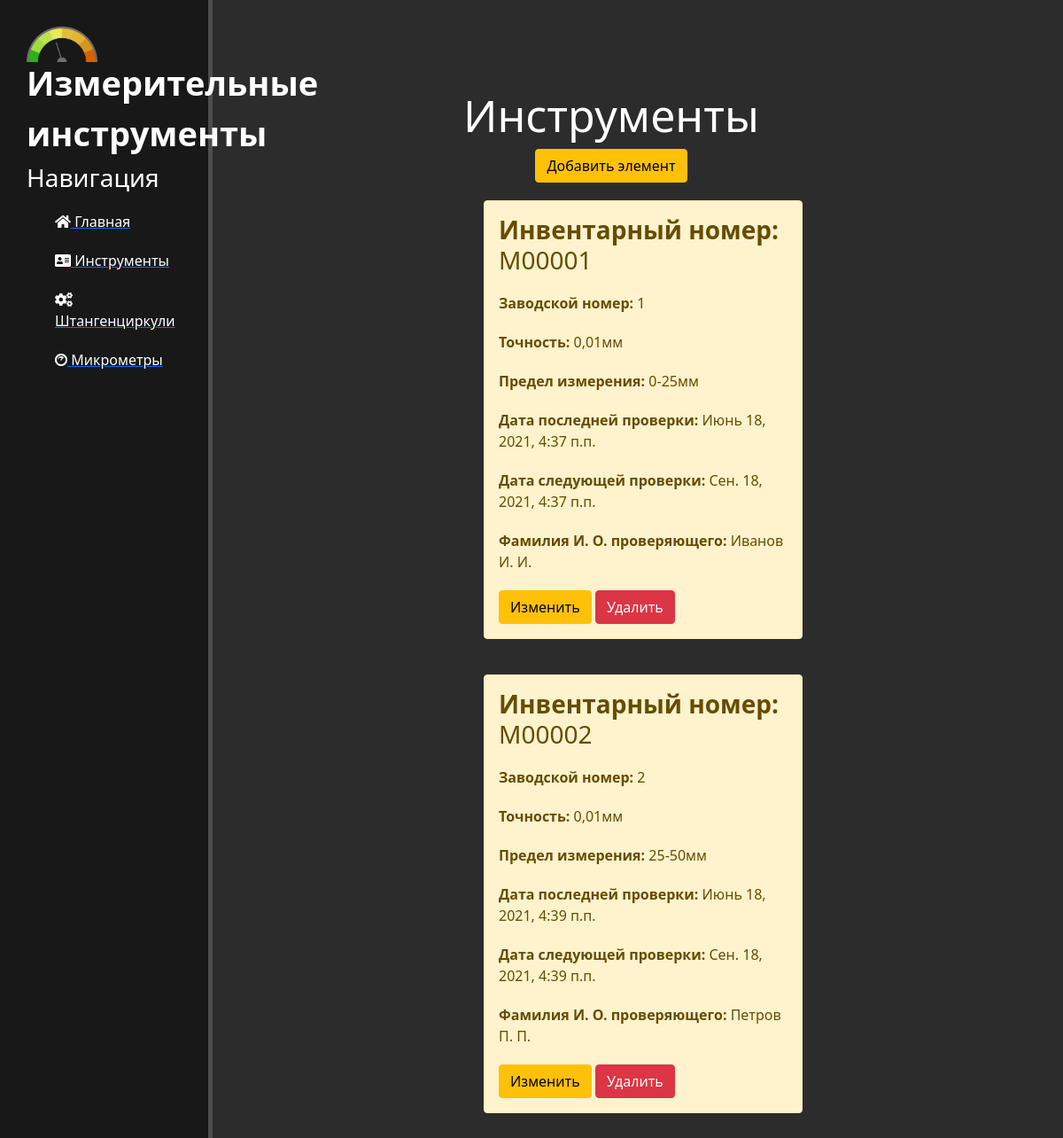
The page /instruments/micrometers on the database as committed earlier.
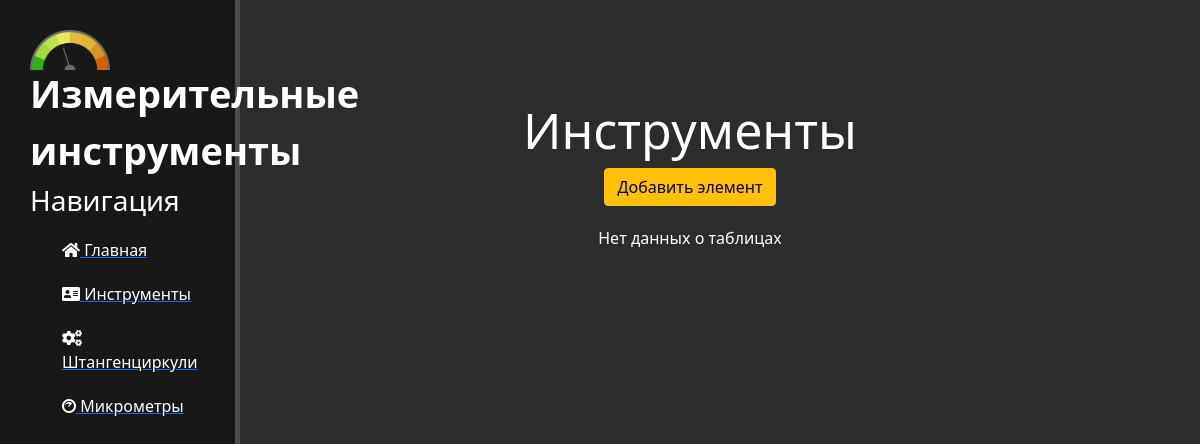
The same page on the database as committed later.
### instruments/models.py (models this page shows, shortened)
class Micrometers(models.Model):
    inv_number = models.CharField('Инвентарный номер', max_length=6)
    fac_number = models.IntegerField('Заводской номер')
    accuracy = models.CharField('Точность', max_length=50, default='')
    meas_limit = models.CharField('Предел измерения', max_length=100, default='')
    last_date_check = models.DateTimeField('Дата последней проверки')
    next_date_check = models.DateTimeField('Дата следующей проверки')
    checked = models.CharField('Фамилия И.О. проверяющего', max_length=100, default='')
    class Meta:
        verbose_name = 'Микрометр'
        verbose_name_plural = 'Микрометры'

### instruments/views.py (the view)
# urls.py: path('micrometers', views.micrometers, name='micrometers'),
def micrometers(request):
    micrometers = Micrometers.objects.order_by('inv_number')
    return render(request, 'instruments/table_layout.html', {'title': 'Микрометры', 'instruments': micrometers})

### instruments/templates/instruments/table_layout.html (shortened to what this page needs)
{% extends 'main/layout.html' %}
{% block content %}
    <div class="features">
        <h1>Инструменты</h1>
        {% if title == "Микрометры" %}
        <a href="{% url 'create_micrometers' %}"><button class="btn btn-warning">Добавить элемент</button></a>
        {% else %}
        <a href="{% url 'create_calipers' %}"><button class="btn btn-warning">Добавить элемент</button></a>
        {% endif %}
        {% if instruments %}
        {% for el in instruments %}
            <div class="alert alert-warning">
                <h3><b>Инвентарный номер:</b> {{ el.inv_number }}</h3>
                <p><b>Заводской номер:</b> {{ el.fac_number }}</p>
                <p><b>Точность:</b> {{ el.accuracy }}</p>
                <p><b>Предел измерения:</b> {{ el.meas_limit }}</p>
                <p><b>Дата последней проверки:</b> {{ el.last_date_check }}</p>
                <p><b>Дата следующей проверки:</b> {{ el.next_date_check }}</p>
                <p><b>Фамилия И. О. проверяющего:</b> {{ el.checked }}</p>
                {% if title == "Микрометры" %}
                <a href="{% url 'micrometers-update' el.id %}"><button class="btn btn-warning">Изменить</button></a>
                <a href="{% url 'micrometers-delete' el.id %}"><button class="btn btn-danger">Удалить</button></a>
                {% else %}
                <a href="{% url 'calipers-update' el.id %}"><button class="btn btn-warning">Изменить</button></a>
                <a href="{% url 'calipers-delete' el.id %}"><button class="btn btn-danger">Удалить</button></a>
                {% endif %}
            </div>
        {% endfor %}
        {% else %}
            <p>Нет данных о таблицах</p>
        {% endif %}
    </div>
{% endblock %}

### main/templates/main/layout.html (shortened to what this page needs)
{% load static %}
<!doctype html>
<html lang="ru">
<head>
    <link rel="stylesheet" href="https://cdn.jsdelivr.net/npm/bootstrap@5.0.1/dist/css/bootstrap.min.css">
    <link rel="stylesheet" href="{% static 'main/css/main.css' %}">
    <link rel="stylesheet" href="https://use.fontawesome.com/releases/v5.8.2/css/all.css">
</head>
<body>
    <aside>
        <img src="{% static 'main/img/measure.png' %}" alt="logo">
        <span class="logo">Измерительные инструменты</span>
        <h3>Навигация</h3>
        <ul>
            <a href="{% url 'home' %}"><li><i class="fas fa-home"></i> Главная</li></a>
            <a href="{% url 'instruments_home' %}"><li><i class="fas fa-address-card"></i> Инструменты</li></a>
            <a href="{% url 'calipers' %}"><li><i class="fas fa-cogs"></i> Штангенциркули</li></a>
            <a href="{% url 'micrometers' %}"><li><i class="fab fa-cloudscale"></i> Микрометры</li></a>
        </ul>
    </aside>
    <main>
        {% block content %}
        {% endblock %}
    </main>
</body>
</html>

### main/static/main/css/main.css (style rules this page uses)
body { background: #2c2c2c; }
aside { float: left; background: #181818; width: 20%; padding: 2.5%; height: 200vh; color: #fff; border-right: 5px solid #4d4d4d; }
aside img { width: 80px; float: left; }
aside .logo { font-size: 38px; float: left; margin-left: 0px; font-weight: bold; position: relative; top: -5px; }
aside h3 { margin-top: 50px; font-size: 28px; }
aside ul { list-style: none; }
aside ul li { color: #fff; display: block; margin-top: 20px; transition: transform .6s ease; }
main .features { float: left; color: #fff; margin-top: 100px; text-align: center; width: 75%; }
main .features h1 { font-size: 50px; }
main .features p { max-width: 400px; margin: 20px auto; }

Rows that differ between the two databases and show on the page:
removed Micrometers: inv_number "М00001", fac_number "1", accuracy "0,01мм", meas_limit "0-25мм", last_date_check "Июнь 18, 2021, 4:37 п.п.", next_date_check "Сен. 18, 2021, 4:37 п.п.", checked "Иванов И. И."
removed Micrometers: inv_number "М00002", fac_number "2", accuracy "0,01мм", meas_limit "25-50мм", last_date_check "Июнь 18, 2021, 4:39 п.п.", next_date_check "Сен. 18, 2021, 4:39 п.п.", checked "Петров П. П."
Other text that changed with them:
text now shown: "Нет данных о таблицах"
